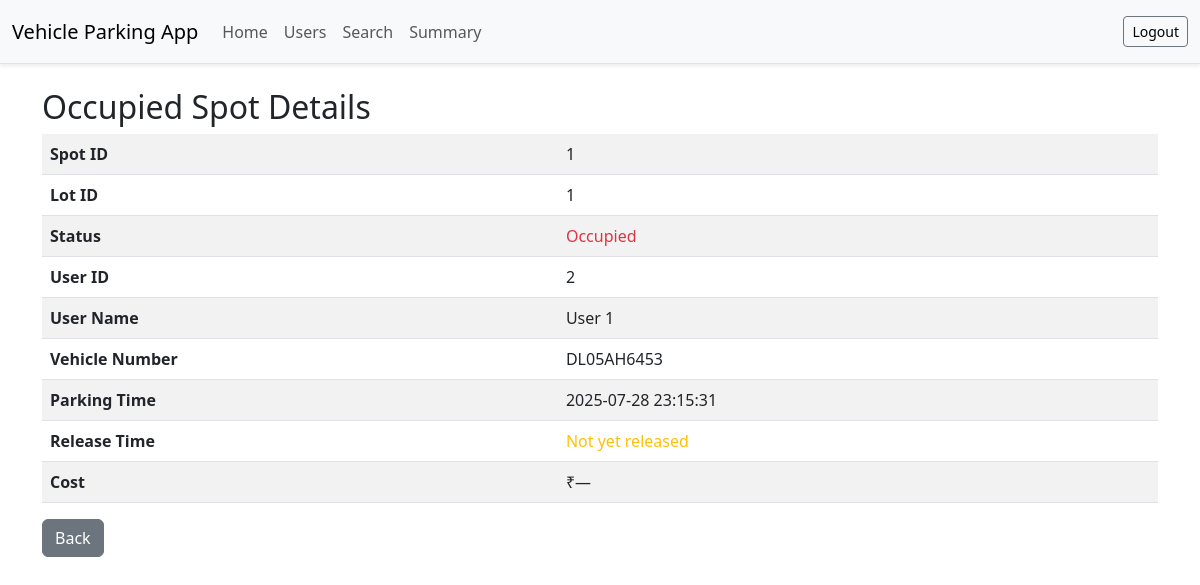
The page /admin/spot/1/details (signed in) on the database its author committed.
### models.py (models this page shows)
class ParkingSpot(db.Model):
    id = db.Column(db.Integer, primary_key=True)
    lot_id = db.Column(db.Integer, db.ForeignKey('parking_lot.id'), nullable=False)
    status = db.Column(db.String(1), nullable=False, default='A')  # A = Available, O = Occupied
    reservations = db.relationship('Reservation', backref='spot', lazy="dynamic")

class Reservation(db.Model):
    id = db.Column(db.Integer, primary_key=True)
    user_id = db.Column(db.Integer, db.ForeignKey('user.id'), nullable=False)
    spot_id = db.Column(db.Integer, db.ForeignKey('parking_spot.id'), nullable=False)
    parking_time = db.Column(db.DateTime, nullable=True)
    release_time = db.Column(db.DateTime, nullable=True)
    cost = db.Column(db.Float, nullable=True)
    vehicle_number = db.Column(db.String(20), nullable=False)
    rating = db.Column(db.Float, nullable=True)

class User(db.Model):
    id = db.Column(db.Integer, primary_key=True)
    name = db.Column(db.String(100), nullable=False)
    email = db.Column(db.String(100), unique=True, nullable=False)
    password_hash = db.Column(db.String(200), nullable=False)
    address=db.Column(db.String(200),nullable=False)
    pincode=db.Column(db.Integer,nullable=False)
    role_id = db.Column(db.Integer, db.ForeignKey('role.id'), nullable=False)
    reservations = db.relationship('Reservation', backref='user', lazy=True)

### app.py (the view)
@app.route('/admin/spot/<int:spot_id>/details')
def spot_details(spot_id):
    if session.get('role') not in ['admin', 'collaborator']:
        return redirect(url_for('login'))
    spot = ParkingSpot.query.get_or_404(spot_id)
    reservation = Reservation.query.filter_by(spot_id=spot.id).order_by(Reservation.parking_time.desc()).first()
    return render_template('admin_spot_details.html', spot=spot, reservation=reservation)

### templates/admin_spot_details.html
{% extends "base.html" %}
{% block content %}
<h2>Occupied Spot Details</h2>
<table class="table table-striped">
    <tr>
        <th>Spot ID</th>
        <td>{{ spot.id }}</td>
    </tr>
    <tr>
        <th>Lot ID</th>
        <td>{{ spot.lot_id }}</td>
    </tr>
    <tr>
        <th>Status</th>
        <td><span class="text-danger">Occupied</span></td>
    </tr>
    {% if reservation %}
    <tr>
        <th>User ID</th>
        <td>{{ reservation.user_id }}</td>
    </tr>
    <tr>
        <th>User Name</th>
        <td>{{ reservation.user.name }}</td>
    </tr>
    <tr>
        <th>Vehicle Number</th>
        <td>{{ reservation.vehicle_number }}</td>
    </tr>
    <tr>
        <th>Parking Time</th>
        <td>{{ reservation.parking_time.strftime('%Y-%m-%d %H:%M:%S') }}</td>
    </tr>
    <tr>
        <th>Release Time</th>
        <td>
            {% if reservation.release_time %}
                {{ reservation.release_time.strftime('%Y-%m-%d %H:%M:%S') }}
            {% else %}
                <span class="text-warning">Not yet released</span>
            {% endif %}
        </td>
    </tr>
    <tr>
        <th>Cost</th>
        <td>₹{{ reservation.cost or '—' }}</td>
    </tr>
    {% endif %}
</table>
<a href="{{ url_for('view_lot_spots', lot_id=spot.lot_id) }}" class="btn btn-secondary">Back</a>
{% endblock %}

### static/css/styles.css (style rules this page uses)
body { background-color: #f8f9fa; }
h2 { margin-bottom: 20px; }

### rows shown on the page
ParkingSpot: id "1", lot_id "1"
Reservation: user_id "2", vehicle_number "DL05AH6453", parking_time "2025-07-28 23:15:31", cost "—"
User: user.name "User 1"
